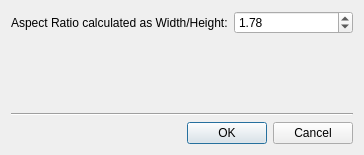
<?xml version="1.0" encoding="UTF-8"?>
<ui version="4.0">
 <class>AspectRatioDialog</class>
 <widget class="QDialog" name="AspectRatioDialog">
  <property name="geometry">
   <rect>
    <x>0</x>
    <y>0</y>
    <width>364</width>
    <height>155</height>
   </rect>
  </property>
  <property name="windowTitle">
   <string>Enter Custom Aspect Ratio</string>
  </property>
  <property name="windowIcon">
   <iconset resource="apprenticevideo-classic.qrc">
    <normaloff>:/images/apprenticevideo-classic.png</normaloff>:/images/apprenticevideo-classic.png</iconset>
  </property>
  <layout class="QVBoxLayout" name="verticalLayout">
   <item>
    <layout class="QFormLayout" name="formLayout">
     <item row="0" column="0">
      <widget class="QLabel" name="label">
       <property name="text">
        <string>Aspect Ratio calculated as Width/Height:</string>
       </property>
      </widget>
     </item>
     <item row="0" column="1">
      <widget class="QDoubleSpinBox" name="doubleSpinBox">
       <property name="minimum">
        <double>0.010000000000000</double>
       </property>
       <property name="maximum">
        <double>100.000000000000000</double>
       </property>
       <property name="singleStep">
        <double>0.010000000000000</double>
       </property>
       <property name="value">
        <double>1.780000000000000</double>
       </property>
      </widget>
     </item>
    </layout>
   </item>
   <item>
    <spacer name="verticalSpacer">
     <property name="orientation">
      <enum>Qt::Vertical</enum>
     </property>
     <property name="sizeHint" stdset="0">
      <size>
       <width>20</width>
       <height>40</height>
      </size>
     </property>
    </spacer>
   </item>
   <item>
    <widget class="Line" name="line">
     <property name="orientation">
      <enum>Qt::Horizontal</enum>
     </property>
    </widget>
   </item>
   <item>
    <widget class="QDialogButtonBox" name="buttonBox">
     <property name="orientation">
      <enum>Qt::Horizontal</enum>
     </property>
     <property name="standardButtons">
      <set>QDialogButtonBox::Cancel|QDialogButtonBox::Ok</set>
     </property>
    </widget>
   </item>
  </layout>
 </widget>
 <resources>
  <include location="apprenticevideo-classic.qrc"/>
 </resources>
 <connections>
  <connection>
   <sender>buttonBox</sender>
   <signal>accepted()</signal>
   <receiver>AspectRatioDialog</receiver>
   <slot>accept()</slot>
   <hints>
    <hint type="sourcelabel">
     <x>248</x>
     <y>254</y>
    </hint>
    <hint type="destinationlabel">
     <x>157</x>
     <y>274</y>
    </hint>
   </hints>
  </connection>
  <connection>
   <sender>buttonBox</sender>
   <signal>rejected()</signal>
   <receiver>AspectRatioDialog</receiver>
   <slot>reject()</slot>
   <hints>
    <hint type="sourcelabel">
     <x>316</x>
     <y>260</y>
    </hint>
    <hint type="destinationlabel">
     <x>286</x>
     <y>274</y>
    </hint>
   </hints>
  </connection>
 </connections>
</ui>
